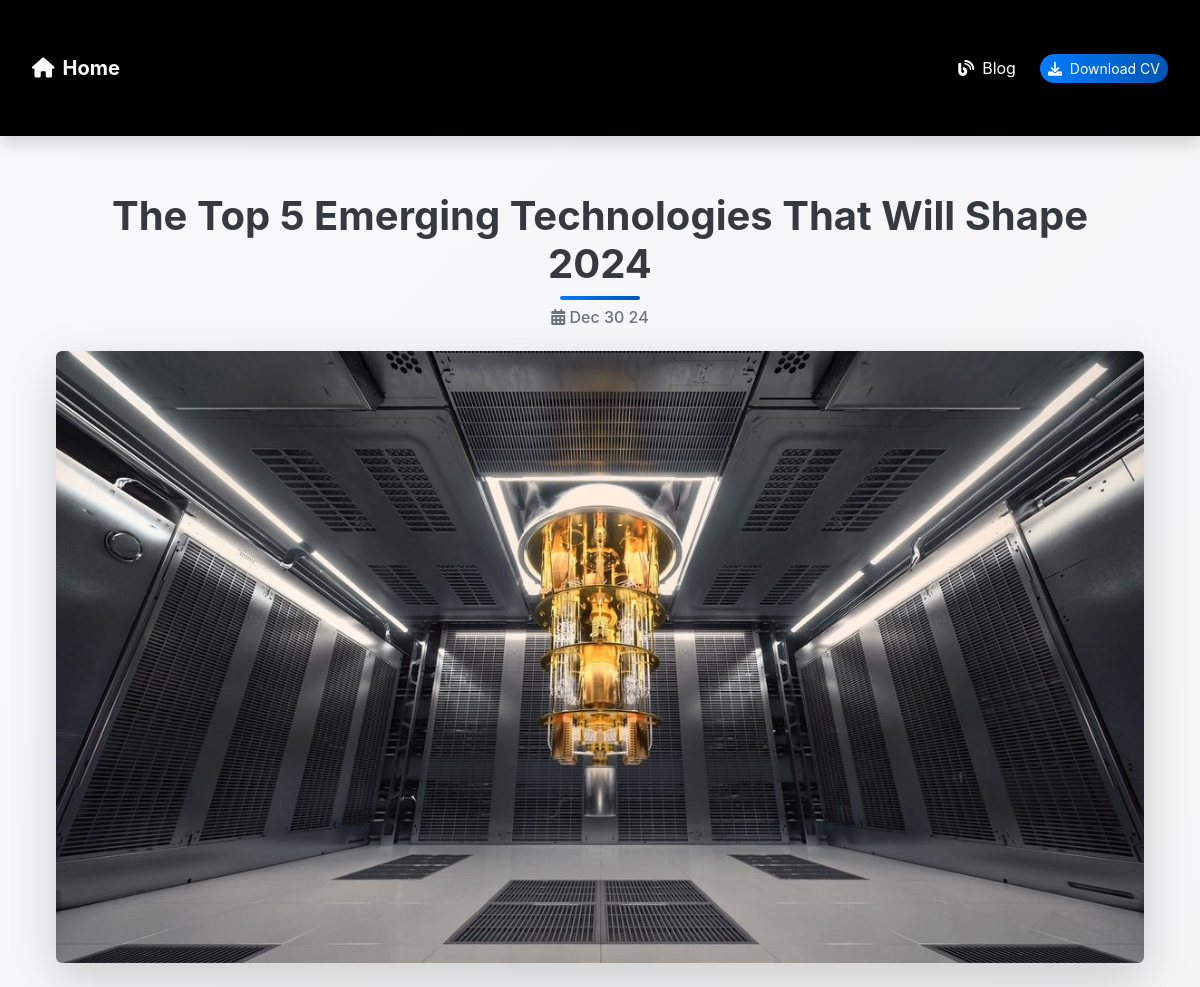
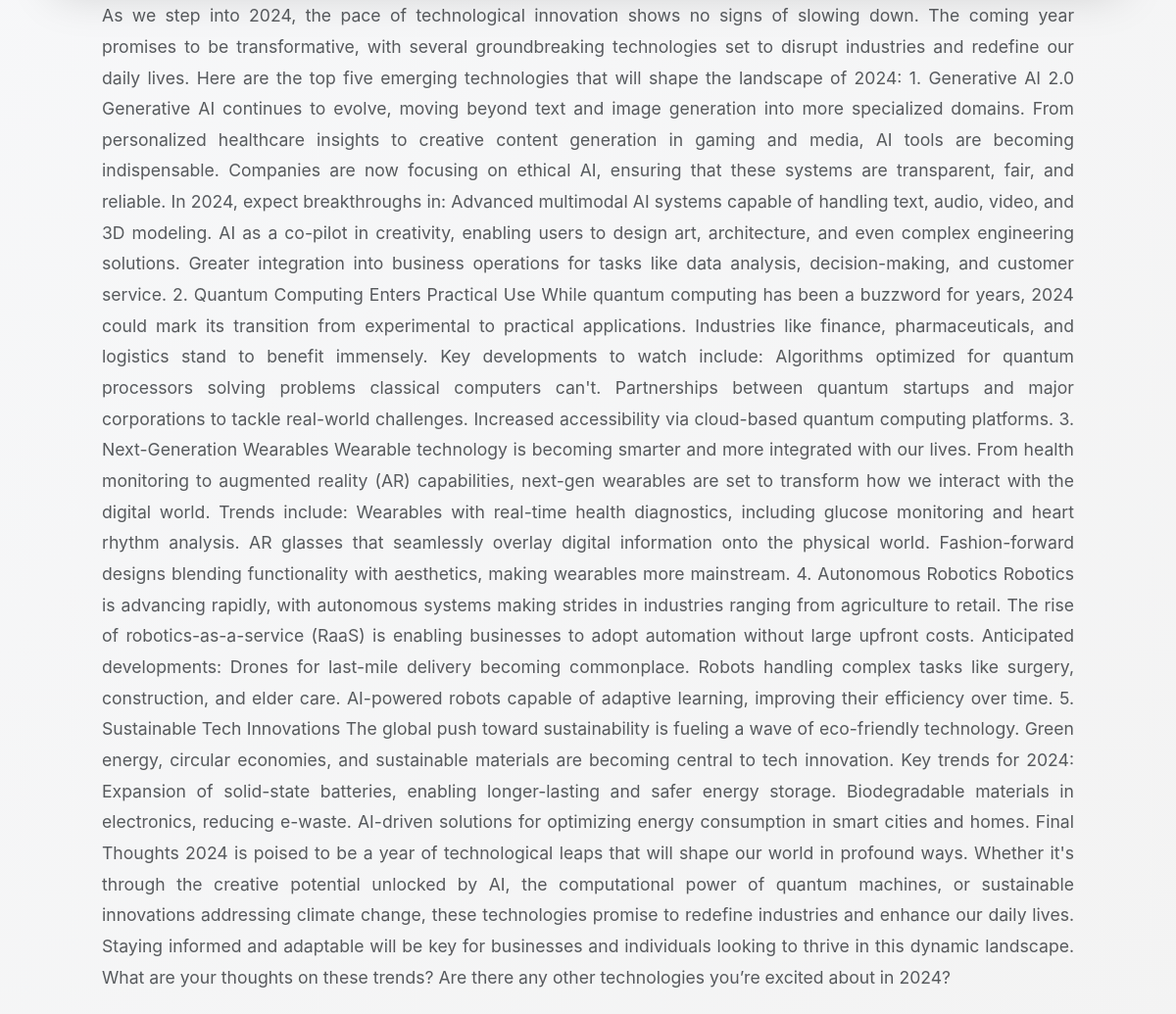
Page /blog/2 on the committed database (2 pictures, top to bottom).
### webportfolio/apps/blog/models.py (models this page shows)
class Post(models.Model):
    title = models.CharField(max_length=100)
    description = models.TextField()
    image = models.ImageField(upload_to='blog/images/')
    date = models.DateField(datetime.date.today)

### webportfolio/apps/blog/views.py (the view)
# urls.py: path('<int:post_id>', post_detail, name='post_detail'),
def post_detail(request, post_id):
    post = get_object_or_404(Post, pk=post_id)
    return render(request,'detail.html',{'post':post})

### webportfolio/apps/blog/templates/detail.html
{% extends 'layout.html' %}
{% block content %}
<div class="container">
<div class="text-center mb-4">
<h2 class="post-title">{{post.title}}</h2>
    <h3 class="post-date">
        <i class="fas fa-calendar-alt"></i> {{post.date|date:'M d y'}}</h3>
</div>
    <div class="post-image text-center mb-4">
    <img src="{{post.image.url}}" alt="{{post.title}}" class="img-fluid rounded shadow-lg">
    </div>
<div class="post-description text-justify px-md-5">
    <p class="text-muted">{{ post.description}}</p>
</div>
</div>
{% endblock %}

### webportfolio/apps/portfolio/static/main.css (style rules this page uses)
body { background: linear-gradient(135deg, #f8f9fb, #f3f3f3); color: #ffffff; font-family: 'Inter', sans-serif; }
.container { max-width: 1200px; margin: 0 auto; padding: 2rem; }
.post-title { font-size: 2.5rem; font-weight: 700; color: #343a40; margin-bottom: 0.5rem; position: relative; }
.post-title::after { content: ''; display: block; width: 80px; height: 4px; background: linear-gradient(to right, #007bff, #0056b3); margin: 0.5rem auto 0; border-radius: 2px; }
.post-date { font-size: 1rem; color: #6c757d; margin-bottom: 1rem; }
.post-image img { border-radius: 10px; box-shadow: 0 4px 10px rgba(0, 0, 0, 0.1); transition: transform 0.3s ease; }
.post-description { font-size: 1.1rem; line-height: 1.8; color: #495057; text-align: justify; }

### rows in the picture
Post: title "The Top 5 Emerging Technologies That Will Shape 2024", date "Dec 30 24", image (picture), description "As we step into 2024, the pace of technological innovation shows no signs of slowing down. The coming year promises to be transformative, with several groundbreaking technologies set to disrupt industries and redefine our daily lives. Here are the top five emerging technologies that will shape the landscape of 2024: 1. Generative AI 2.0 Generative AI continues to evolve, moving beyond text and image generation into more specialized domains. From personalized healthcare insights to creative content generation in gaming and media, AI tools are becoming indispensable. Companies are now focusing on ethical AI, ensuring that these systems are transparent, fair, and reliable. In 2024, expect…"
